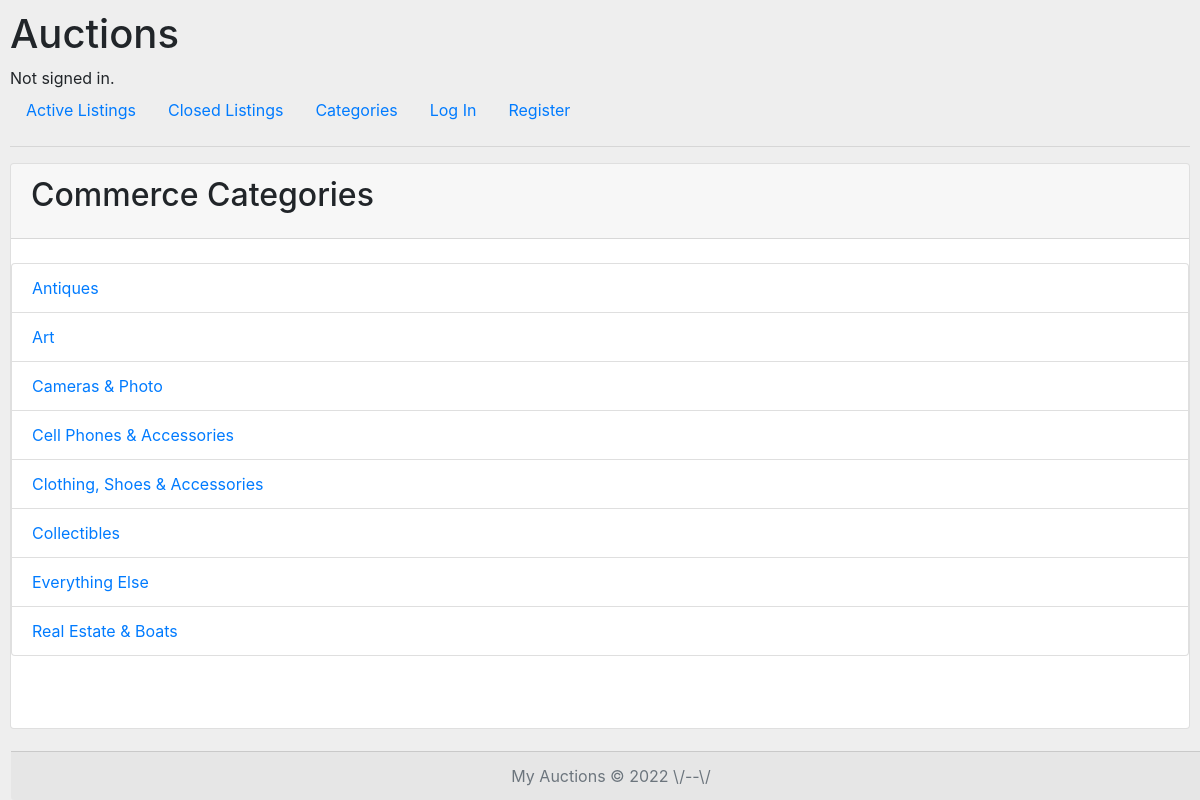
The page /categories on the database its author committed.
### auctions/models.py (models this page shows)
class Categorie(models.Model):
    Category = [
    ('Cameras & Photo', 'Cameras & Photo'),
    ('Cell Phones & Accessories', 'Cell Phones & Accessories'),
    ('Clothing, Shoes & Accessories', 'Clothing, Shoes & Accessories'),
    ('Antiques', 'Antiques'),
    ('Collectibles', 'Collectibles'),
    ('Real Estate & Boats','Real Estate & Boats'),
    ('Art', 'Art'),
    ('Everything Else', 'Everything Else'),
    ]
    name = models.CharField(max_length=32, choices = Category, default=7)
    def __str__(self):
        return self.name
    class Meta:
        ordering = ['name']

### auctions/views.py (the view)
# urls.py: path("categories", views.categories, name="catalog"),
def categories(request):
    all_categories = Categorie.objects.all()
    return render(request, "auctions/categories.html", {
        'catalog': all_categories,
        })

### auctions/templates/auctions/categories.html (shortened to what this page needs)
{% extends "auctions/layout.html" %}
{% block body %}
<div class="card-header">
	<h2 class="card-title"> Commerce Categories </h2>
</div>
	<ul class="list-group">
		{% for category in catalog %}
			<li class="list-group-item"><a href="{% url 'filtered index' category|safe %}"> {{ category  }} </a></li>
		{% endfor %}
	</ul>
{% endblock %}

### auctions/static/auctions/styles.css (style rules this page uses)
body { padding: 10px; }
body { background: #eee }

### rows shown on the page
Categorie: name "Antiques"
Categorie: name "Art"
Categorie: name "Cameras & Photo"
Categorie: name "Cell Phones & Accessories"
Categorie: name "Clothing, Shoes & Accessories"
Categorie: name "Collectibles"
Categorie: name "Everything Else"
Categorie: name "Real Estate & Boats"
